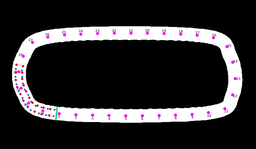
#> input picture tools/rl/trainingMaps/route000_mask.png, 256 x 149 px, shrunk from 720 x 420 before the run; its folder holds 3 pictures in this run
$ python prepare_training_maps.py
#> lines starting #> are read from the running program, lines starting #| are printed output that depends on the picture
#!/usr/bin/env python3
"""Prepare picture-map masks and annotate checkpoint order."""

from __future__ import annotations

import argparse
import math
import os
from pathlib import Path
from typing import Iterable, List, NamedTuple, Sequence, Tuple

import jpype
from PIL import Image, ImageDraw, ImageFont


REPO_ROOT = Path(__file__).resolve().parents[2]
DEFAULT_JAR = REPO_ROOT / "desktop" / "target" / "ratass-desktop-1.0.jar"
DEFAULT_MAP_DIR = REPO_ROOT / "tools" / "rl" / "trainingMaps"
DEFAULT_GAME_MAP_DIR = REPO_ROOT / "assets" / "maps"

Point = Tuple[float, float]
RED = (225, 28, 34)
BLUE = (28, 86, 230)
GREEN = (35, 210, 85)
WHITE = (255, 255, 255)
BLACK = (0, 0, 0)
LABEL_GRAY = (88, 88, 88)


class Component(NamedTuple):
    center_x: float
    center_y: float
    area: int
    min_x: int
    min_y: int
    max_x: int
    max_y: int
    axis_x: float
    axis_y: float


def is_red(color: Tuple[int, int, int]) -> bool:
    red, green, blue = color
    return red >= 150 and green <= 120 and blue <= 120


def is_blue(color: Tuple[int, int, int]) -> bool:
    red, green, blue = color
    return blue >= 140 and red <= 120 and green <= 170


def is_green(color: Tuple[int, int, int]) -> bool:
    red, green, blue = color
    return green >= 145 and red <= 125 and blue <= 135


def is_order_marker(color: Tuple[int, int, int]) -> bool:
    red, green, blue = color
    return red >= 245 and blue >= 245 and 1 <= green <= 250


def is_road(color: Tuple[int, int, int]) -> bool:
    red, green, blue = color
    return (red >= 145 and green >= 145 and blue >= 145) or is_checkpoint_label(color)


def is_checkpoint_label(color: Tuple[int, int, int]) -> bool:
    red, green, blue = color
    return 70 <= red <= 115 and abs(red - green) <= 3 and abs(green - blue) <= 3


def collect_components(
        image: Image.Image,
        predicate,
        min_area: int = 24) -> List[Component]:
    pixels = image.load()
    width, height = image.size
    visited = bytearray(width * height)
    components: List[Component] = []
    for y in range(height):
        for x in range(width):
            start = y * width + x
            if visited[start] or not predicate(pixels[x, y]):
                continue
            stack = [start]
            visited[start] = 1
            area = 0
            sum_x = 0.0
            sum_y = 0.0
            sum_xx = 0.0
            sum_yy = 0.0
            sum_xy = 0.0
            min_x = width
            min_y = height
            max_x = 0
            max_y = 0
            while stack:
                index = stack.pop()
                cx = index % width
                cy = index // width
                area += 1
                sum_x += cx
                sum_y += cy
                sum_xx += cx * cx
                sum_yy += cy * cy
                sum_xy += cx * cy
                min_x = min(min_x, cx)
                min_y = min(min_y, cy)
                max_x = max(max_x, cx)
                max_y = max(max_y, cy)
                for oy in (-1, 0, 1):
                    ny = cy + oy
                    if ny < 0 or ny >= height:
                        continue
                    row = ny * width
                    for ox in (-1, 0, 1):
                        if ox == 0 and oy == 0:
                            continue
                        nx = cx + ox
                        if nx < 0 or nx >= width:
                            continue
                        next_index = row + nx
                        if visited[next_index] or not predicate(pixels[nx, ny]):
                            continue
                        visited[next_index] = 1
                        stack.append(next_index)
            if area < min_area:
                continue
            center_x = sum_x / area
            center_y = sum_y / area
            cov_xx = sum_xx / area - center_x * center_x
            cov_yy = sum_yy / area - center_y * center_y
            cov_xy = sum_xy / area - center_x * center_y
            angle = 0.5 * math.atan2(2.0 * cov_xy, cov_xx - cov_yy)
            components.append(Component(
                center_x,
                center_y,
                area,
                min_x,
                min_y,
                max_x,
                max_y,
                math.cos(angle),
                math.sin(angle),
            ))
    return components


# [10 lines left out: function road_mask, not called in this run]


def canonicalize_mask(image: Image.Image) -> Image.Image:
    source = image.convert("RGB")
    output = Image.new("RGB", source.size, BLACK)
    in_pixels = source.load()
    out_pixels = output.load()
    width, height = source.size
    for y in range(height):
        for x in range(width):
            color = in_pixels[x, y]
            if is_red(color):
                out_pixels[x, y] = RED
            elif is_blue(color):
                out_pixels[x, y] = BLUE
            elif is_green(color):
                out_pixels[x, y] = GREEN
            elif is_order_marker(color):
                out_pixels[x, y] = color
            elif is_road(color):
                out_pixels[x, y] = WHITE
    return output


def count_marker_pixels(image: Image.Image, predicate) -> int:
    colors = image.getcolors(maxcolors=4_000_000) or []
    return sum(count for count, color in colors if predicate(color))


def draw_marker(draw: ImageDraw.ImageDraw, point: Point, radius: int, color: Tuple[int, int, int]) -> None:
    x, y = point
    draw.ellipse((x - radius, y - radius, x + radius, y + radius), fill=color)


# [25 lines left out: functions spawn_grid_points, point_on_road, not called in this run]


def marker_fits_road(mask: Image.Image, point: Point, radius: int) -> bool:
    return point_on_road(mask, point)


# [10 lines left out: function choose_start_gate, not called in this run]


def add_spawn_grid_if_missing(image: Image.Image) -> bool:
    if count_marker_pixels(image, is_red) > 0 and count_marker_pixels(image, is_blue) > 0:
        return False
    green_components = collect_components(image, is_green)
    if not green_components:
        raise ValueError("Cannot add spawn grid: no green checkpoint gates were found.")
    road = road_mask(image)

    best_points: List[Tuple[Point, Point]] = []
    best_track_width = 95.0
    best_score = -1
    best_tie_breaker = -1.0
    preferred_gate = choose_start_gate(green_components, image.size)
    for gate in green_components:
        gate_width = max(gate.max_x - gate.min_x, gate.max_y - gate.min_y)
        track_width = max(40.0, gate_width * 1.20)
        spawn_radius = max(4, int(track_width // 18))
        direction_radius = max(3, int(track_width // 34))
        row_spacing = max(26.0, track_width * 0.28)
        normal_spacing = max(4.0, track_width * 0.08)
        axis = (gate.axis_x, gate.axis_y)
        tangents = [(-axis[1], axis[0]), (axis[1], -axis[0])]
        for tangent in tangents:
            for shift_index in range(13):
                shift = shift_index * row_spacing
                normal = (-tangent[1], tangent[0])
                for normal_index in range(-5, 6):
                    normal_shift = normal_index * normal_spacing
                    anchor = (
                        gate.center_x + tangent[0] * shift + normal[0] * normal_shift,
                        gate.center_y + tangent[1] * shift + normal[1] * normal_shift,
                    )
                    points = list(spawn_grid_points(anchor, tangent, track_width))
                    score = 0
                    for spawn, direction in points:
                        score += 1 if marker_fits_road(road, spawn, spawn_radius) else 0
                        score += 1 if marker_fits_road(road, direction, direction_radius) else 0
                    tie_breaker = (
                        (1.0 if gate is preferred_gate else 0.0)
                        - abs(gate.center_x / image.size[0] - 0.25) * 0.01
                        - gate.center_y / image.size[1] * 0.001
                    )
                    if score > best_score or (score == best_score and tie_breaker > best_tie_breaker):
                        best_score = score
                        best_tie_breaker = tie_breaker
                        best_points = points
                        best_track_width = track_width

    maximum_score = 40
    if best_score < int(maximum_score * 0.75):
        raise ValueError(
            "Cannot add spawn grid: no candidate placement kept enough markers on the road "
            f"({best_score}/{maximum_score}).")

    draw = ImageDraw.Draw(image)
    spawn_radius = max(4, int(best_track_width // 18))
    direction_radius = max(3, int(best_track_width // 34))
    for spawn, direction in best_points:
        draw_marker(draw, spawn, spawn_radius, RED)
        draw_marker(draw, direction, direction_radius, BLUE)
    return True


# [117 lines left out: functions font, make_text_mask, label_offsets, label_road_score, draw_text_masked, draw_label_masked, not called in this run]


def save_mask(image: Image.Image, output: Path) -> None:
    image.save(output, optimize=True, compress_level=9)


# [10 lines left out: function start_jvm, not called in this run]


def remove_caches(map_dir: Path) -> None:
    for pattern in ("*.mapcache", "*.json.gz", "*.ser"):
        for path in map_dir.glob(pattern):
            path.unlink()
#> pass 2 of the loop in remove_caches, `for pattern in ("*.mapcache", "*.json.gz", "*.ser"):`:


def prepare_masks(map_dir: Path, normalize_names: bool) -> List[Path]:
#> called with normalize_names = True
    source_paths = sorted(
        path for path in map_dir.iterdir()
        if path.is_file() and path.suffix.lower() == ".png"
    )
    if not source_paths:
        raise ValueError(f"No PNG masks found in {map_dir}")

    processed = []
    for index, source in enumerate(source_paths):
        image = canonicalize_mask(Image.open(source))
#> in canonicalize_mask, source is the input picture: PIL image 256x149 RGB; mean R, G, B 47.4, 45.5, 47.3
#> in canonicalize_mask, `output = Image.new("RGB", source.size, BLACK)`: output: PIL image 256x149 RGB; every value is 0
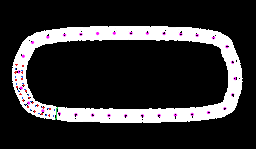
#> image: PIL image 256x149 RGB; mean R, G, B 48.5, 47.1, 48.3
        added_spawns = add_spawn_grid_if_missing(image)
        output = map_dir / f"train{index:03d}_mask.png" if normalize_names else source
        processed.append((source, output, image, added_spawns))
#> pass 2 of the loop in prepare_masks, `for index, source in enumerate(source_paths):`:
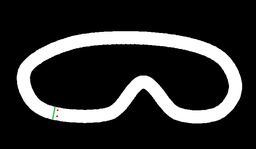
#> input picture tools/rl/trainingMaps/route001_mask.png, 256 x 149 px, shrunk from 720 x 420 before the run
#> in prepare_masks, `image = canonicalize_mask(Image.open(source))`:
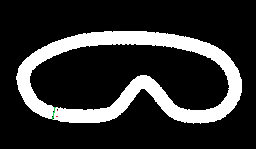
#> image: PIL image 256x149 RGB; mean R, G, B 46.7, 46.8, 46.7

    if normalize_names:
        for path in source_paths:
            path.unlink()
    for _, output, image, added_spawns in processed:
        save_mask(image, output)
        action = "normalized" if normalize_names else "prepared"
        print(f"{action}={output} added_spawn_grid={1 if added_spawns else 0}")
    return [output for _, output, _, _ in processed]


def normalize_masks(map_dir: Path) -> List[Path]:
    return prepare_masks(map_dir, True)


def load_training_maps():
    arena_maps = jpype.JClass("com.github.jbescos.gameplay.maps.ArenaMaps")
    return arena_maps.createHeadlessTrainingSet()


# [69 lines left out: functions load_maps_from_directory, maps_by_id, annotate_checkpoint_numbers, prebuild_cache, not called in this run]


def parse_args() -> argparse.Namespace:
    parser = argparse.ArgumentParser()
    parser.add_argument("--map-dir", default=os.fspath(DEFAULT_MAP_DIR))
    parser.add_argument("--jar", default=os.fspath(DEFAULT_JAR))
    parser.add_argument(
        "--mode",
        choices=("training", "game"),
        default="training",
        help="training normalizes PNG names to trainNNN; game preserves existing map names.",
    )
    parser.add_argument(
        "--prebuild-cache",
        action="store_true",
        help="Regenerate .mapcache metadata files after writing the final annotated masks.",
    )
    parser.add_argument(
        "--skip-labels",
        action="store_true",
        help="Do not draw checkpoint numbers. Existing label pixels are folded back into road.",
    )
    return parser.parse_args()


def main() -> None:
    args = parse_args()
    map_dir = Path(args.map_dir).resolve()
    if args.mode == "game" and args.map_dir == os.fspath(DEFAULT_MAP_DIR):
        map_dir = DEFAULT_GAME_MAP_DIR.resolve()
    jar_path = Path(args.jar).resolve()
    map_source = "training" if args.mode == "training" else "directory"
    remove_caches(map_dir)
    prepare_masks(map_dir, args.mode == "training")
    remove_caches(map_dir)
    if not args.skip_labels:
        annotate_checkpoint_numbers(map_dir, jar_path, map_source)
        remove_caches(map_dir)
    if args.prebuild_cache:
        prebuild_cache(map_dir, jar_path, map_source)


if __name__ == "__main__":
#> (the run stopped early here; a loop or call above may not have finished)
